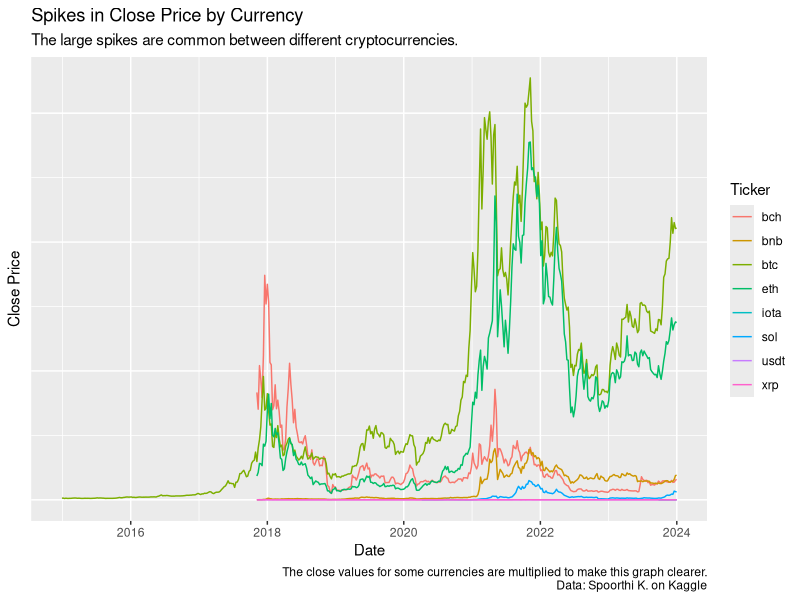

Recreate this plot in R.
## ---- chunk 1
#| label: setup
#| message: false
# Load tidyverse package
library(tidyverse)
library(dplyr)


# Load all of the currency data from .csv's
bch <- read_csv("data/BCH-USD.csv")
bnb <- read_csv("data/BNB-USD.csv")
btc <- read_csv("data/BTC-USD.csv")
eth <- read_csv("data/ETH-USD.csv")
iota <- read_csv("data/IOTA-USD.csv")
sol <- read_csv("data/SOL-USD.csv")
usdt <- read_csv("data/USDT-USD.csv")
xrp <- read_csv("data/XRP-USD.csv")

bch$Ticker <- 'bch'
bnb$Ticker <- 'bnb'
btc$Ticker <- 'btc'
eth$Ticker <- 'eth'
iota$Ticker <- 'iota'
sol$Ticker <- 'sol'
usdt$Ticker <- 'usdt'
xrp$Ticker <- 'xrp'
## ---- chunk 2
#| label: combineData
# Combine the different datasets
combined_data <- rbind(bch,bnb,btc,eth,iota,sol,usdt,xrp)
# Multiply some close prices by 12
combined_data <- combined_data %>%
  mutate(Close = ifelse(Ticker != "btc", Close * 12, Close))

## ---- chunk 3
combined_data |>
  # Send the dataset into the plotting software
  ggplot(aes(x = Date, y = Close, color=Ticker))+
  geom_line()+
  # Labels
  labs(
    y = "Close Price",
    Ticker = "Currency Ticker",
    title = "Spikes in Close Price by Currency",
    subtitle = "The large spikes are common between different cryptocurrencies.",
    caption = "The close values for some currencies are multiplied to make this graph clearer.\nData: Spoorthi K. on Kaggle"
  )+
  theme(axis.ticks.y=element_blank(), axis.text.y = element_blank())

